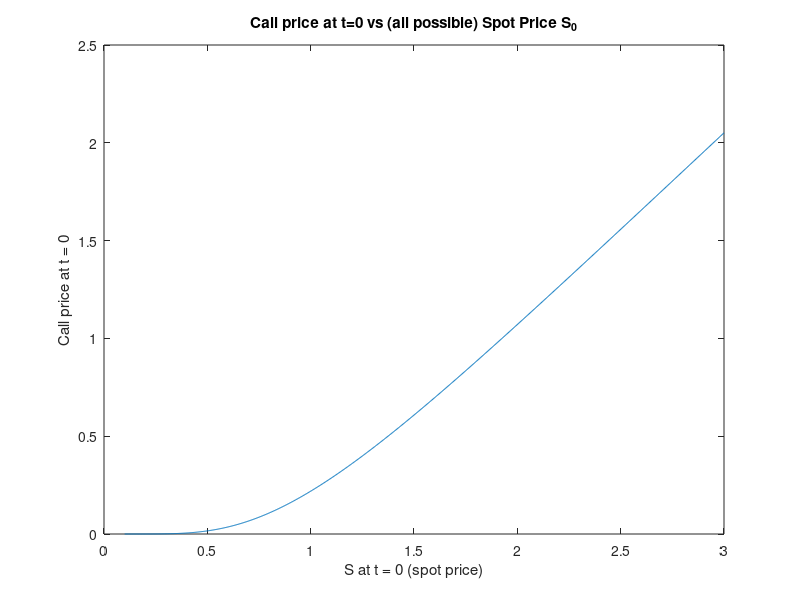

Write MATLAB code to recreate this figure.
%% PARAMETERS:
% Option parameters:
S0 = 1; K = 0.95; r = 0.001; sigma = 0.5; T = 1;

% Space grid:
N = 1000; 
Smin = 0.1 * S0;
Smax = 3 * S0;
dS = (Smax-Smin)/N;
S = Smin + (0:N) * dS; % space grid (NO LOG PRICE! It's the real price S)

% Time grid:
M = 1000;
dt = T/M;
t = (0:M) * dt;

%% PDE NUMERICAL APPROXIMATION:
% ---------- CHANGE HERE IF NOT EU CALL ---------- %
c = max(S' - K, 0); % EU CALL price vector (terminal condition)
% ------------------------------------------------ %

cnew = zeros(size(c)); % new price vector that we are going to fill

% Forward Euler Scheme (Implicit Euler):
A = @(S) - (r * S) * (1 / (2 * dS)) + sigma^2 / 2 * (1 / dS^2) * S^2; % DEPENDS ON S !
B = @(S) (-1 / dt) - sigma^2 * S^2 / dS^2 - r;
C = @(S) (r * S) * (1 / (2 * dS)) + sigma^2 * S^2 / 2 * (1 / dS^2);
% cf page 26 of notes PDE.pdf.

% Build the "big" matrix with A, B, C to solve the systems:
matA = spalloc(N + 1, N + 1, 3 * (N - 1) + 2);
matA(1, 1) = 1;
for row=2:N
    matA(row, [row - 1, row, row + 1]) = [A(S(row)), B(S(row)), C(S(row))];
end
matA(end, end) = 1;

rhs = zeros(N+1, 1);
for j=M:-1:1 % We know c @ t_j -> we compute c @ t_{j-1}...
    % ---------- CHANGE HERE IF NOT EU CALL ---------- %
    rhs(1) = 0; % BC @ Smin
    % ------------------------------------------------ %

    rhs(2:end-1) = - 1/dt * c(2:end-1);

    % ---------- CHANGE HERE IF NOT EU CALL ---------- %
    rhs(end) = Smax - K*exp(-r*(T-(j-1)*dt)); % BC @ Smax = Smin + N*dS
    % ------------------------------------------------ %

    c = matA \ rhs; % Compute c @ t_{j-1} by solving the system
end

%% PLOT:
figure
plot(S, c); 
title('Call price at t=0 vs (all possible) Spot Price S_0'); 
xlabel('S at t = 0 (spot price)');
ylabel('Call price at t = 0');

%% INTERPOLATION:
price_PDE = interp1(S, c, S0, 'spline') % Interpolation of c at spot price S0 (fixed above).
[price_CHECK, ~] = blsprice(S0, K, r, T, sigma) % Comparison w/ B&S price. 